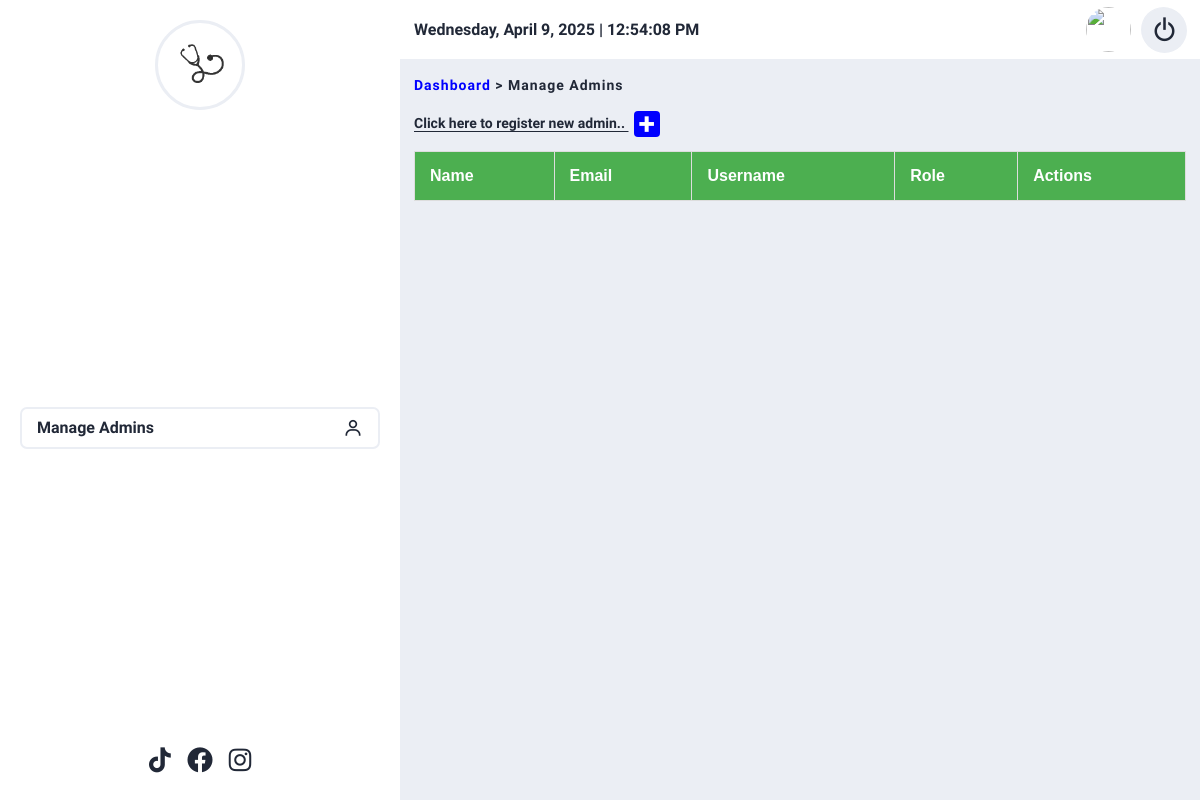
Page /admins (signed in) on the earlier database version.
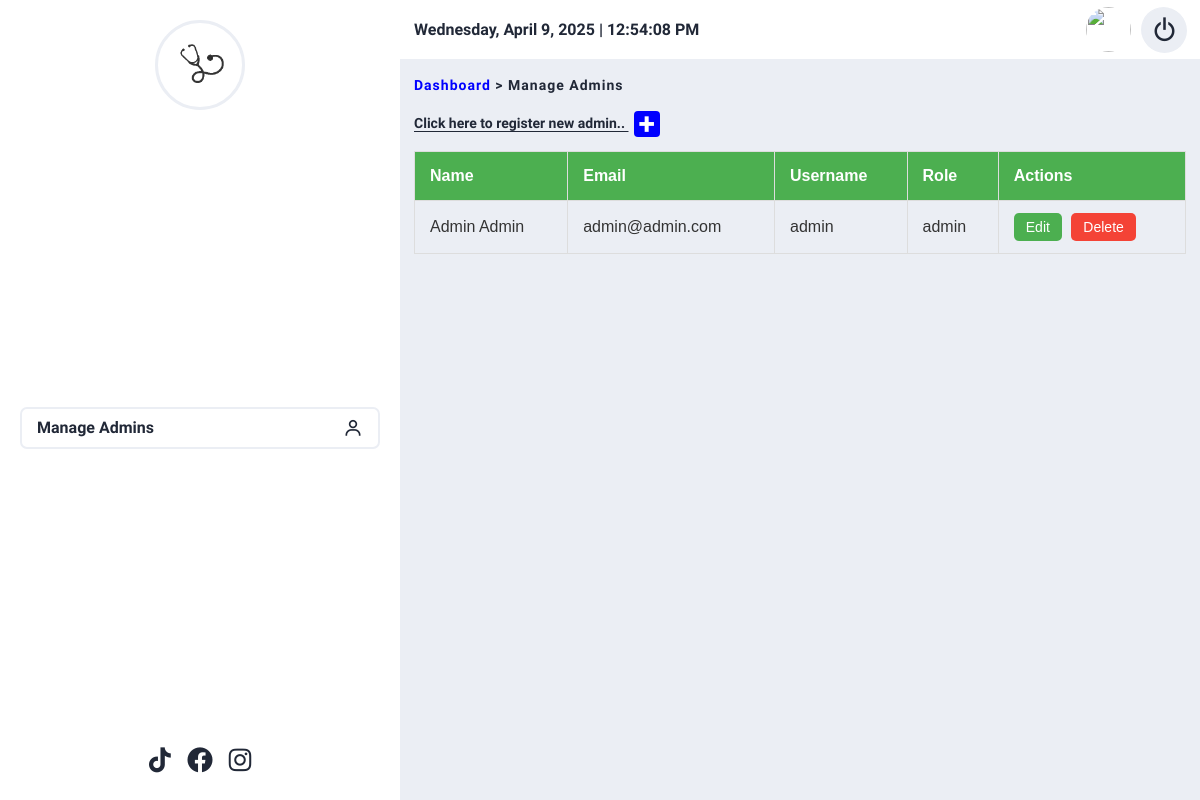
Same page on the later database version.
### tables this page shows
CREATE TABLE users (
    id INT UNSIGNED AUTO_INCREMENT PRIMARY KEY,
    role_id INT UNSIGNED,
    name VARCHAR(32) NOT NULL,
    username VARCHAR(16) NOT NULL,
    email VARCHAR(32) NOT NULL,
    password VARCHAR(64) NOT NULL,
    CONSTRAINT fk_role FOREIGN KEY(role_id) REFERENCES roles(id)
);

### functions.php (called while the page is built, shortened)
<?php
function view(string $view, array $data = []): void
{
    extract($data);
    $viewPath = BASE_PATH . '/resources/views/' . str_replace('.', DIRECTORY_SEPARATOR, $view) . '.view.php';
    include $viewPath;
}
function auth()
{
    return new class {
        public function check(): bool
        {
            $user = \Core\Session::get('user');
            return $user && isset($user->id);
        }
        public function user(): ?\App\Http\Models\User
        {
            $user = \Core\Session::get('user');
            $userId = $user ? $user->id : null;
            if ($userId) {
                return \App\Http\Models\User::find($userId);
            }
            return null;
        }
        public function __get(string $property)
        {
            $user = $this->user();
            return $user ? $user->{$property} : null;
        }
    };
}

### App/Http/Controllers/AdminController.php (called while the page is built, shortened)
<?php
class AdminController extends Controller
{
    public function index()
    {
        $adminRole = Role::queryBuilder()
            ->where('name', '=', 'admin')
            ->first();
        return view('admin.manage-admins.index', [
            'users' => User::queryBuilder()
                ->where('role_id', '=', $adminRole->id)
                ->get()
        ]);
    }
}

### Core/Router.php (called while the page is built, shortened)
<?php
class Router
{
    private static array $routes = [];
    private static function loadRoute(string $uri, string $method, string $controller, string $function, array $middleware = []): void
    {
        $uri = trim($uri, '/');
        self::$routes[$method][] = [
            'URI' => $uri,
            'CONTROLLER' => $controller,
            'FUNCTION' => $function,
            'MIDDLEWARE' => $middleware,
        ];
    }
    public static function route(string $uri, string $method): void
    {
        $uri = trim($uri, '/');
        $routeMatch = null;
        $routeParams = [];
        foreach (self::$routes[$method] ?? [] as $route) {
            $routePattern = preg_replace('/\{[a-zA-Z0-9_]+\}/', '([a-zA-Z0-9_]+)', $route['URI']);
            $routePattern = '/^' . str_replace('/', '\/', $routePattern) . '$/';
            if (preg_match($routePattern, $uri, $matches)) {
                $routeMatch = $route;
                array_shift($matches);
                $routeParams = $matches;
                break;
            }
        }
        $request = new \Core\Request();
        $middlewareStack = $routeMatch['MIDDLEWARE'];
        $next = function ($request) use ($routeMatch, $routeParams) {
            $controllerClass = $routeMatch['CONTROLLER'];
            if (!class_exists($controllerClass)) {
                dd('Controller not found');
            }
            $controller = new $controllerClass();
            $function = $routeMatch['FUNCTION'];
            if (!method_exists($controller, $function)) {
                dd('Function not found');
            }
            $reflection = new ReflectionMethod($controller, $function);
            $parameters = $reflection->getParameters();
            $args = [];
            foreach ($parameters as $param) {
                $paramType = $param->getType();
                if ($paramType && !$paramType->isBuiltin()) {
                    $paramClass = $paramType->getName();
                    if ($paramClass === \Core\Request::class) {
                        $args[] = $request;
                    } elseif (is_subclass_of($paramClass, \Core\Model::class)) {
                        $modelId = array_shift($routeParams);
                        $model = $paramClass::find($modelId);
                        if (!$model) {
                            dd("Model not found for ID: {$modelId}");
                        }
                        $args[] = $model;
                    } else {
                        dd("Cannot resolve dependency: {$paramClass}");
                    }
                } elseif (!empty($routeParams)) {
                    $args[] = array_shift($routeParams);
                }
            }
            call_user_func_array([$controller, $function], $args);
        };
        foreach (array_reverse($middlewareStack) as $middleware) {
            $next = function ($request) use ($middleware, $next) {
                $middlewareInstance = new $middleware();
                $middlewareInstance->handle($request, $next);
            };
        }
        $next($request);
    }
}

### App/Middleware/SuperAdminMiddleware.php (called while the page is built, shortened)
<?php
class SuperAdminMiddleware extends BaseMiddleware
{
    public function handle($request, callable $next)
    {
        $superAdmin = Role::queryBuilder()
            ->where('name', '=', 'super_admin')
            ->first();
        if (auth()->user()->role_id != $superAdmin->id) {
            return redirect('/dashboard');
        }
        $next($request);
    }
}

### App/Middleware/AuthMiddleware.php (called while the page is built, shortened)
<?php
class AuthMiddleware extends BaseMiddleware
{
    public function handle($request, callable $next)
    {
        $next($request);
    }
}

### index.php (called while the page is built, shortened)
<?php
$uri = parse_url($_SERVER['REQUEST_URI'], PHP_URL_PATH) ?? '';
$method = $_POST['_method'] ?? $_SERVER['REQUEST_METHOD'];
Router::route($uri, $method);

### Core/Model.php (called while the page is built, shortened)
<?php
class Model extends Database
{
    protected static string $table;
    protected static string $primaryKey = 'id';
    protected array $queryConditions = [];
    public static function queryBuilder(): static
    {
        return new static();
    }
    public static function find($value): ?static
    {
        $table = static::$table;
        $primaryKey = static::$primaryKey;
        $query = "SELECT * FROM {$table} WHERE {$primaryKey} = :value LIMIT 1";
        $result = (new static())->query($query, ['value' => $value])->fetch();
        return $result ? new static($result) : null;
    }
    public function where(string $column, string $operator, $value): static
    {
        $this->queryConditions[] = [
            'column' => $column,
            'operator' => $operator,
            'value' => $value
        ];
        return $this;
    }
    public function get(): array
    {
        $table = static::$table;
        $query = "SELECT * FROM {$table}";
        if (!empty($this->queryConditions)) {
            $whereClauses = array_map(fn($condition) => "{$condition['column']} {$condition['operator']} :{$condition['column']}", $this->queryConditions);
            $query .= " WHERE " . implode(" AND ", $whereClauses);
        }
        $params = [];
        foreach ($this->queryConditions as $condition) {
            $params[$condition['column']] = $condition['value'];
        }
        $results = $this->query($query, $params)->fetchAll();
        return array_map(fn($result) => new static($result), $results);
    }
    public function first(): ?static
    {
        $results = $this->get();
        return $results[0] ?? null;
    }
}

### Core/Session.php (called while the page is built, shortened)
<?php
class Session
{
    public static function get(string $key, $default = null)
    {
        return $_SESSION[$key] ?? $default;
    }
}

### Core/Database.php (called while the page is built, shortened)
<?php
class Database
{
    private ?PDO $connection = null;
    protected function getConnection(): PDO
    {
        if ($this->connection === null) {
            try {
                $dsn = "mysql:host=" . DB_HOST . ";dbname=" . DB_NAME . ";charset=utf8mb4";
                $this->connection = new PDO($dsn, DB_USERNAME, DB_PASSWORD, [
                    PDO::ATTR_DEFAULT_FETCH_MODE => PDO::FETCH_ASSOC,
                    PDO::ATTR_ERRMODE => PDO::ERRMODE_EXCEPTION,
                ]);
            } catch (PDOException $e) {
                throw new \Exception("Database connection failed: " . $e->getMessage(), (int) $e->getCode());
            }
        }
        return $this->connection;
    }
    protected function query(string $query, array $params = []): \PDOStatement
    {
        $statement = $this->getConnection()->prepare($query);
        $result = $statement->execute($params);
        return $statement;
    }
}

### resources/views/admin/manage-admins/index.view.php (the view, shortened to what this page needs)
<!DOCTYPE html>
<html>
<head>
    <?php require_once BASE_PATH . '/resources/views/partials/_head.view.php' ?>
</head>
<body>
    <div class="app">
        <div class="content-area">
            <?php require_once BASE_PATH . '/resources/views/admin/partials/sidebar.php'; ?>
            <div class="main-content-area">
                <?php require_once BASE_PATH . '/resources/views/admin/partials/header.php'; ?>
                <main>
                    <div class="pages-navigation">
                        <span>
                            <a href="/dashboard">Dashboard</a>
                            >
                            Manage Admins
                        </span>
                    </div>
                    <div class="actions">
                        <a href="/admins/create" class="action-link">
                            Click here to register new admin..
                            <span class="btn">
                                +
                            </span>
                        </a>
                    </div>
                    <table class="table responsive">
                        <thead>
                            <tr>
                                <th>Name</th>
                                <th>Email</th>
                                <th>Username</th>
                                <th>Role</th>
                                <th>Actions</th>
                            </tr>
                        </thead>
                        <tbody>
                            <?php foreach ($users as $user): ?>
                                <tr>
                                    <td data-label="Name"><?php echo $user->name; ?></td>
                                    <td data-label="Email"><?php echo $user->email; ?></td>
                                    <td data-label="Username"><?php echo $user->username; ?></td>
                                    <td data-label="Role">
                                        <?= \App\Http\Models\Role::queryBuilder()->where('id', '=', $user->role_id)->first()->name ?>
                                    </td>
                                    <td data-label="Actions">
                                        <a href="/admins/edit/<?php echo $user->id; ?>" class="btn btn-edit">Edit</a>
                                        <form action="/admins/destroy/<?php echo $user->id; ?>" method="POST" style="display:inline;">
                                            <button type="submit" class="btn btn-delete" onclick="return confirm('Are you sure you want to delete this user?');">Delete</button>
                                        </form>
                                    </td>
                                </tr>
                            <?php endforeach; ?>
                        </tbody>
                    </table>
                </main>
            </div>
        </div>
    </div>
</body>
</html>

### resources/views/partials/_head.view.php (shortened to what this page needs)
<link rel="stylesheet" href="/resources/scss/main.css">
<link href='https://unpkg.com/boxicons@2.1.4/css/boxicons.min.css' rel='stylesheet'>
<link rel="stylesheet" href="https://cdn.jsdelivr.net/npm/flatpickr/dist/flatpickr.min.css">

### resources/views/admin/partials/sidebar.php (shortened to what this page needs)
<aside class="sidebar">
    <a href="/dashboard" class="sidebar-logo">
        <img src="/storage/images/clinic-logo.png" alt="">
    </a>
    <nav>
        <ul class="sidebar-nav">
            <?php
            if (Role::queryBuilder()->where('id', '=', auth()->user()->role_id)->first()->name == 'super_admin') { ?>
                <li class="sidebar-nav-item">
                    <a href="/admins" class="sidebar-link">
                        <span>Manage Admins</span>
                        <i class='bx bx-user'></i>
                    </a>
                </li>
            <?php }
            ?>
        </ul>
    </nav>
    <div class="sidebar-footer">
        <ul class="social-links">
            <li class="social-links-item">
                <a href="" class="social-link">
                    <i class='bx bxl-tiktok'></i>
                </a>
            </li>
            <li class="social-links-item">
                <a href="" class="social-link">
                    <i class='bx bxl-facebook-circle'></i>
                </a>
            </li>
            <li class="social-links-item">
                <a href="" class="social-link">
                    <i class='bx bxl-instagram'></i>
                </a>
            </li>
        </ul>
    </div>
</aside>

### resources/views/admin/partials/header.php (shortened to what this page needs)
<header class="dashboard-header">
    <div class="live-datetime"></div>
    <div class="header-right">
        <div class="profile-menu">
            <img id="user-profile-picture" src="/storage/images/user/profile-picture/user_tasevskinaum.jpg" alt="">
        </div>
        <div class="logout-button">
            <form class="logout-form" method="POST" action="/logout">
                <button type="submit" class="logout-button">
                    <i class='bx bx-power-off'></i>
                </button>
            </form>
        </div>
    </div>
</header>

Differences in the rows shown:
added users: name "Admin Admin", email "admin@admin.com", username "admin", name "admin"
